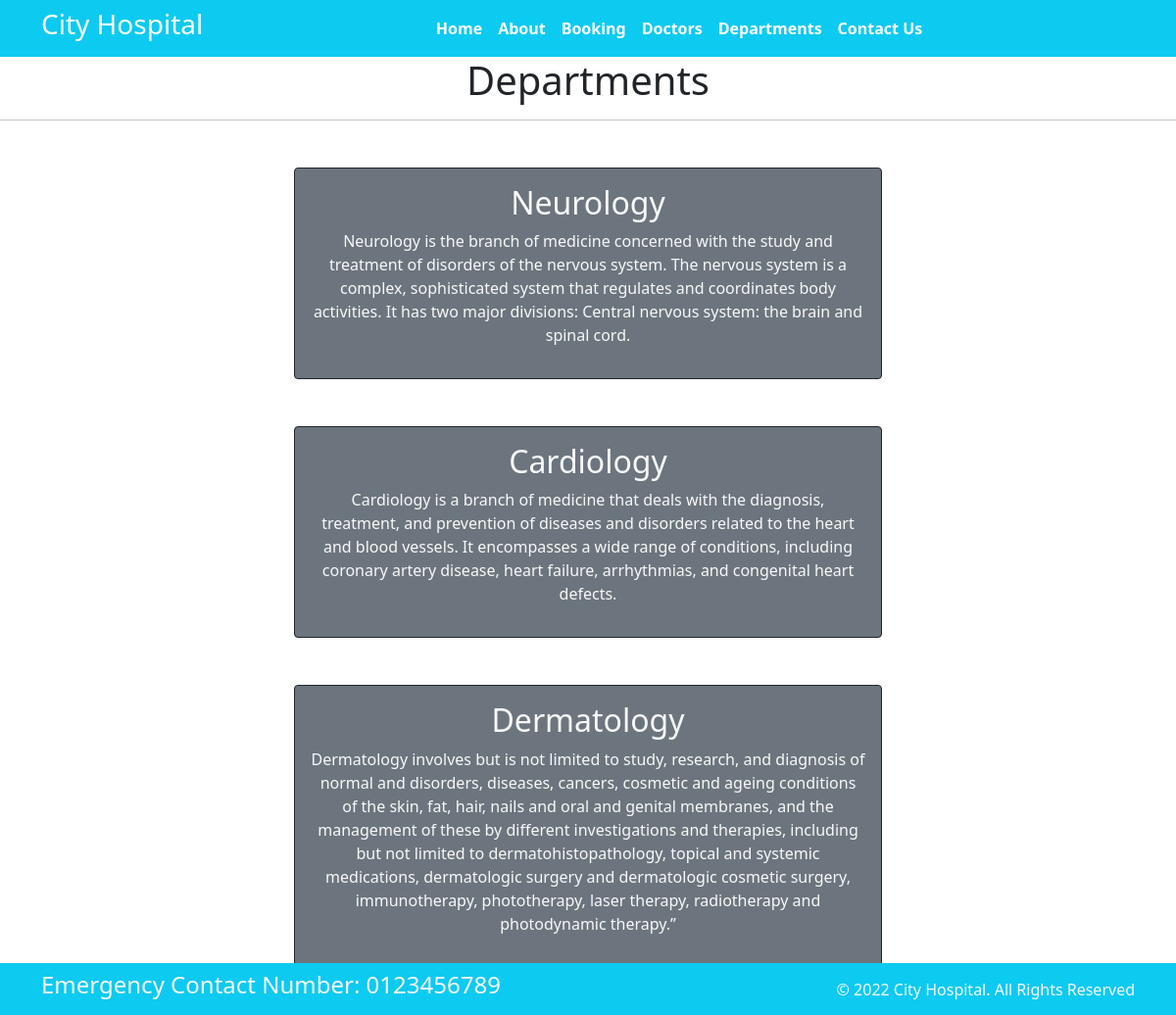
Page /department/ on the committed database.
### home/models.py (models this page shows, shortened)
class Department(models.Model):
    dep_name = models.CharField(max_length=100)
    dep_description = models.TextField()

### home/views.py (the view)
# urls.py: path('department/',views.department,name='department'),
def department(request):
    department = {
        'dept' : Department.objects.all()
    }
    return render(request,'department.html',department)

### templates/department.html (shortened to what this page needs)
{% extends 'sample.html' %}
{% block content %}
    <h1 class = "text-center">Departments</h1>
    <hr>
    {% for i in dept %}
        <div class = "mx-auto w-50 p-3 bg-secondary text-light text-center border border-dark rounded my-5">
            <h2>{{ i.dep_name }}</h2>
            <p>{{ i.dep_description }}</p>
        </div>
    {% endfor %}
{% endblock %}

### rows in the picture
Department: dep_name "Neurology", dep_description "Neurology is the branch of medicine concerned with the study and treatment of disorders of the nervous system. The nervous system is a complex, sophisticated system that regulates and coordinates body activities. It has two major divisions: Central nervous system: the brain and spinal cord."
Department: dep_name "Cardiology", dep_description "Cardiology is a branch of medicine that deals with the diagnosis, treatment, and prevention of diseases and disorders related to the heart and blood vessels. It encompasses a wide range of conditions, including coronary artery disease, heart failure, arrhythmias, and congenital heart defects."
Department: dep_name "Dermatology", dep_description "Dermatology involves but is not limited to study, research, and diagnosis of normal and disorders, diseases, cancers, cosmetic and ageing conditions of the skin, fat, hair, nails and oral and genital membranes, and the management of these by different investigations and therapies, including but not limited to dermatohistopathology, topical and systemic medications, dermatologic surgery and dermatologic cosmetic surgery, immunotherapy, phototherapy, laser therapy, radiotherapy and photodynamic therapy.”"
